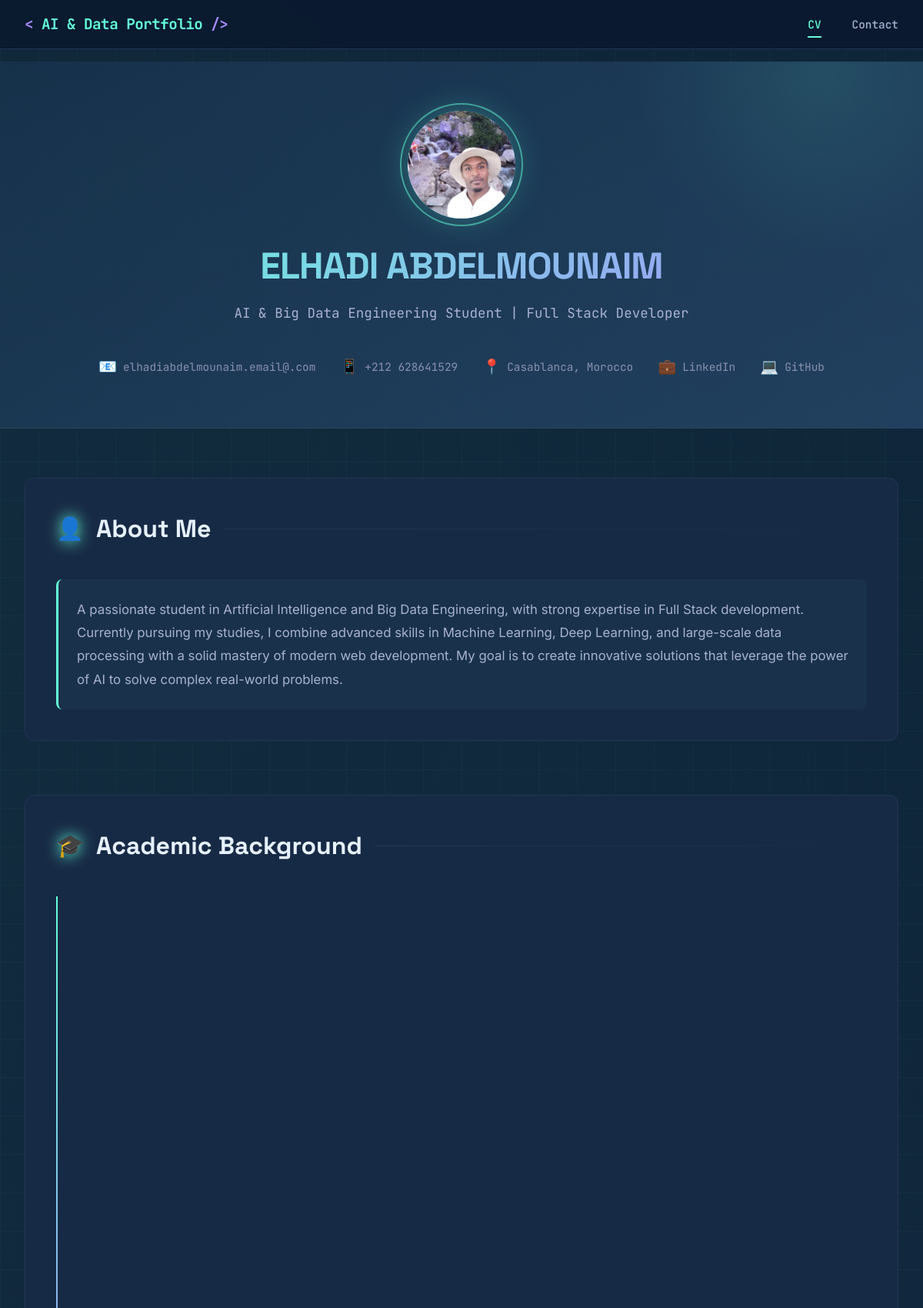
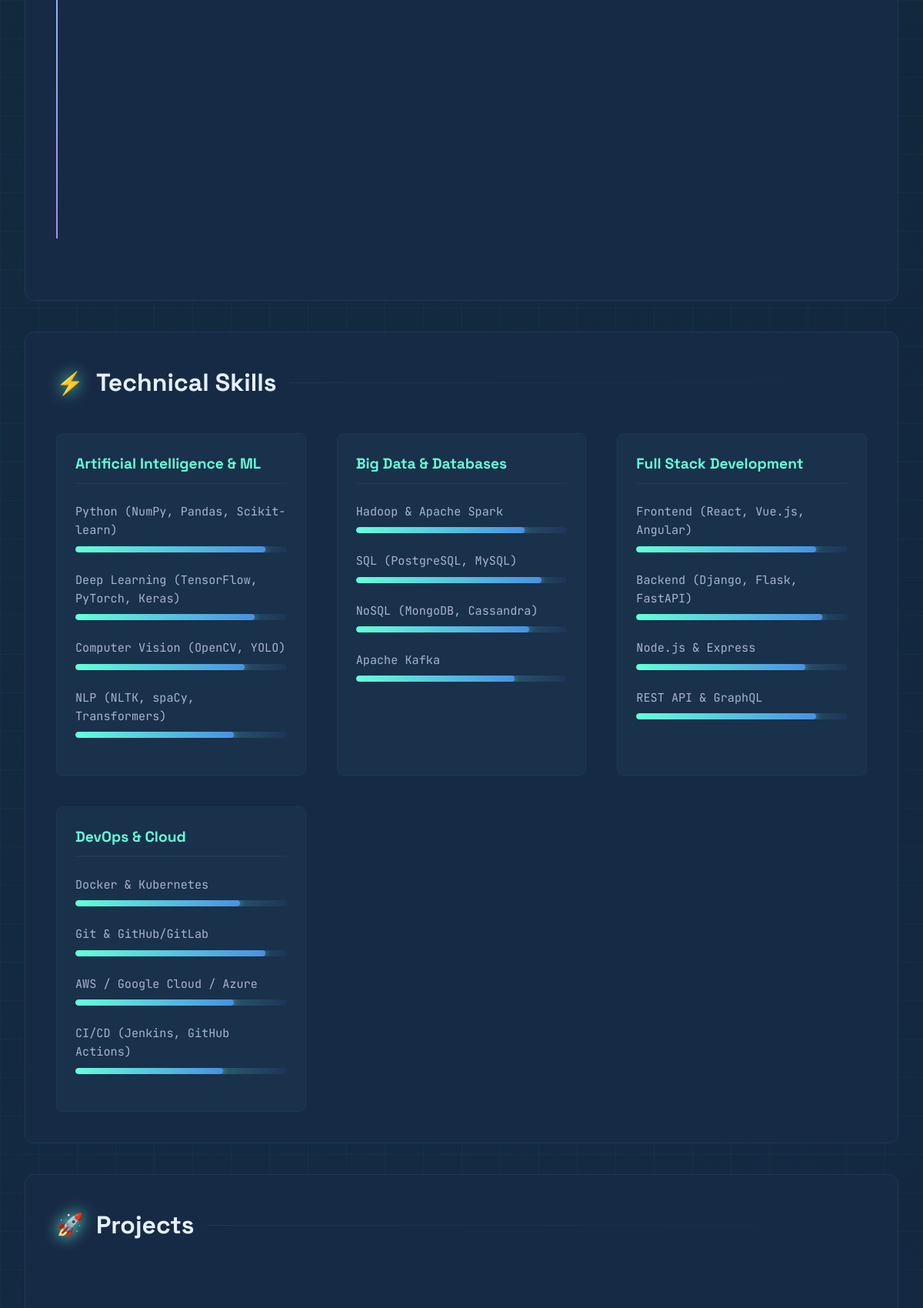
The page / (upper part) on the database its author committed (2 pictures, top to bottom).
### myApp/models.py (models this page shows, shortened)
class CVProfile(models.Model):
    name = models.CharField(max_length=160, blank=True)
    headline = models.CharField(max_length=240, blank=True)
    email = models.CharField(max_length=240, blank=True)
    phone = models.CharField(max_length=80, blank=True)
    location = models.CharField(max_length=160, blank=True)
    linkedin_url = models.URLField(blank=True)
    github_url = models.URLField(blank=True)
    class Meta:
        verbose_name = "CV profile"
        verbose_name_plural = "CV profile"

class CVSection(models.Model):
    SECTION_KEYS = [
        ("about", "About Me"),
        ("education", "Academic Background"),
        ("skills", "Technical Skills"),
        ("projects", "Projects"),
        ("tools", "Programming Languages & Tools"),
        ("languages", "Languages"),
        ("certifications", "Certifications & Training"),
        ("soft_skills", "Soft Skills"),
    ]
    key = models.CharField(max_length=32, choices=SECTION_KEYS, unique=True)
    title = models.CharField(max_length=160)
    icon = models.CharField(max_length=16, blank=True)
    order = models.PositiveIntegerField(default=0)
    is_visible = models.BooleanField(default=True)
    class Meta:
        ordering = ["order", "id"]

class CVItem(models.Model):
    section = models.ForeignKey(CVSection, on_delete=models.CASCADE, related_name="items")
    icon = models.CharField(max_length=16, blank=True)
    title = models.CharField(max_length=240)
    subtitle = models.CharField(max_length=240, blank=True)
    description = models.TextField(blank=True)
    details = models.TextField(
        blank=True,
        help_text="Optional: one bullet point per line.",
    )
    category = models.CharField(max_length=160, blank=True)
    proficiency = models.PositiveSmallIntegerField(
        default=100,
        validators=[MinValueValidator(0), MaxValueValidator(100)],
        help_text="0–100. Used for skill bars and language/tool rating dots.",
    )
    order = models.PositiveIntegerField(default=0)
    is_visible = models.BooleanField(default=True)
    class Meta:
        ordering = ["order", "id"]
        verbose_name = "CV item"
        verbose_name_plural = "CV items"

### myApp/views.py (the view)
# urls.py: path('', views.cv, name='root'),
def cv(request):
    sections = list(
        CVSection.objects.filter(is_visible=True)
        .prefetch_related("items")
    )
    for section in sections:
        section.visible_items = [
            item for item in section.items.all() if item.is_visible
        ]
        for item in section.visible_items:
            item.detail_lines = [line for line in item.details.splitlines() if line.strip()]
            if section.key in {"tools", "languages"}:
                filled_count = round(item.proficiency / 20)
                item.rating_dots = [index < filled_count for index in range(5)]
        if section.key == "skills":
            groups = {}
            for item in section.visible_items:
                groups.setdefault(item.category or "Other", []).append(item)
            section.skill_groups = [
                {"name": name, "items": items} for name, items in groups.items()
            ]
    profile = CVProfile.objects.first()
    return render(request, "myApp/pages/cv.html", {
        "profile": profile,
        "sections": sections,
    })

### Templates/myApp/pages/cv.html (shortened to what this page needs)
{% load static %}
<!DOCTYPE html>
<html lang="en">
<head>
    <link rel="stylesheet" href="{% static 'css/css/cv.css' %}">
</head>
<body>
    <nav class="navbar">
        <div class="nav-container">
            <div class="logo">AI &amp; Data Portfolio</div>
            <ul class="nav-menu">
                <li><a href="{% url 'root' %}" class="active">CV</a></li>
                <li><a href="{% url 'contact' %}">Contact</a></li>
            </ul>
        </div>
    </nav>
    <header class="cv-header">
        <div class="profile-section">
            <div class="profile-image">
                <div class="avatar"><img src="{% static 'img/img/prof.jpeg' %}" alt="{{ profile.name }}" id="prof"></div>
            </div>
            <h1 class="profile-name">{{ profile.name }}</h1>
            <p class="profile-title">{{ profile.headline }}</p>
            <div class="contact-info">
                {% if profile.email %}
                <div class="info-item"><span class="icon">📧</span><a href="mailto:{{ profile.email }}">{{ profile.email }}</a></div>
                {% endif %}
                {% if profile.phone %}
                <div class="info-item"><span class="icon">📱</span><a href="tel:{{ profile.phone }}">{{ profile.phone }}</a></div>
                {% endif %}
                {% if profile.location %}
                <div class="info-item"><span class="icon">📍</span><span>{{ profile.location }}</span></div>
                {% endif %}
                <div class="info-item"><span class="icon">💼</span>{% if profile.linkedin_url %}<a href="{{ profile.linkedin_url }}" target="_blank" rel="noopener">LinkedIn</a>{% else %}<span>LinkedIn</span>{% endif %}</div>
                <div class="info-item"><span class="icon">💻</span>{% if profile.github_url %}<a href="{{ profile.github_url }}" target="_blank" rel="noopener">GitHub</a>{% else %}<span>GitHub</span>{% endif %}</div>
            </div>
        </div>
    </header>
    <main class="cv-content">
        <div class="cv-container">
            {% for section in sections %}
                {% if section.key == "about" %}
                <section class="cv-section">
                    <h2 class="section-title"><span class="title-icon">{{ section.icon }}</span>{{ section.title }}</h2>
                    <div class="section-content">
                        {% for item in section.visible_items %}{% if item.title != "About Me" %}<h3>{{ item.title }}</h3>{% endif %}<p class="about-text">{{ item.description|linebreaksbr }}</p>{% endfor %}
                    </div>
                </section>
                {% elif section.key == "education" %}
                <section class="cv-section">
                    <h2 class="section-title"><span class="title-icon">{{ section.icon }}</span>{{ section.title }}</h2>
                    <div class="section-content"><div class="timeline">
                    </div></div>
                </section>
                {% elif section.key == "skills" %}
                <section class="cv-section">
                    <h2 class="section-title"><span class="title-icon">{{ section.icon }}</span>{{ section.title }}</h2>
                    <div class="section-content"><div class="skills-grid">
                        {% for group in section.skill_groups %}
                        <div class="skill-category">
                            <h3>{{ group.name }}</h3>
                            {% for item in group.items %}
                            <div class="skill-item">
                                <span>{{ item.title }}</span>
                                <div class="skill-bar"><div class="skill-progress" style="width: {{ item.proficiency }}%"></div></div>
                            </div>
                            {% endfor %}
                        </div>
                        {% endfor %}
                    </div></div>
                </section>
                {% elif section.key == "projects" %}
                <section class="cv-section">
                    <h2 class="section-title"><span class="title-icon">{{ section.icon }}</span>{{ section.title }}</h2>
                    <div class="section-content"><div class="education-grid">
                    </div></div>
                </section>
                {% endif %}
            {% endfor %}
        </div>
    </main>
</body>
</html>

### rows shown on the page
CVProfile: name "ELHADI ABDELMOUNAIM", headline "AI & Big Data Engineering Student | Full Stack Developer", email "elhadiabdelmounaim.email@.com", phone "+212 628641529", location "Casablanca, Morocco"
CVSection: icon "👤", title "About Me"
CVItem: description "A passionate student in Artificial Intelligence and Big Data Engineering, with strong expertise in Full Stack development. Currently pursuing my studies, I combine advanced skills in Machine Learning, Deep Learning, and large-scale data processing with a solid mastery of modern web development. My goal is to create innovative solutions that leverage the power of AI to solve complex real-world problems."
CVSection: icon "🎓", title "Academic Background"
CVSection: icon "⚡", title "Technical Skills"
CVItem: name "Artificial Intelligence & ML", title "Python (NumPy, Pandas, Scikit-learn)", proficiency 90 (drawn)
CVItem: title "Deep Learning (TensorFlow, PyTorch, Keras)", proficiency 85 (drawn)
CVItem: title "Computer Vision (OpenCV, YOLO)", proficiency 80 (drawn)
CVItem: title "NLP (NLTK, spaCy, Transformers)", proficiency 75 (drawn)
CVItem: name "Big Data & Databases", title "Hadoop & Apache Spark", proficiency 80 (drawn)
CVItem: title "SQL (PostgreSQL, MySQL)", proficiency 88 (drawn)
CVItem: title "NoSQL (MongoDB, Cassandra)", proficiency 82 (drawn)
CVItem: title "Apache Kafka", proficiency 75 (drawn)
CVItem: name "Full Stack Development", title "Frontend (React, Vue.js, Angular)", proficiency 85 (drawn)
CVItem: title "Backend (Django, Flask, FastAPI)", proficiency 88 (drawn)
CVItem: title "Node.js & Express", proficiency 80 (drawn)
CVItem: title "REST API & GraphQL", proficiency 85 (drawn)
CVItem: name "DevOps & Cloud", title "Docker & Kubernetes", proficiency 78 (drawn)
CVItem: title "Git & GitHub/GitLab", proficiency 90 (drawn)
CVItem: title "AWS / Google Cloud / Azure", proficiency 75 (drawn)
CVItem: title "CI/CD (Jenkins, GitHub Actions)", proficiency 70 (drawn)
CVSection: icon "🚀", title "Projects"
